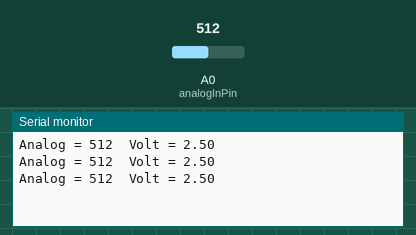
A sketch run on a simulated Arduino Uno, built with avr-gcc and run on an emulated ATmega328P. Shown: the last lines printed to the serial monitor. Inputs (shaded band) come from the test bench; at power-on: A0 (analogInPin) = 512.

Above: at 1.3 s.
1.4 s: A0 (analogInPin) set to 716
At 1.9 s:
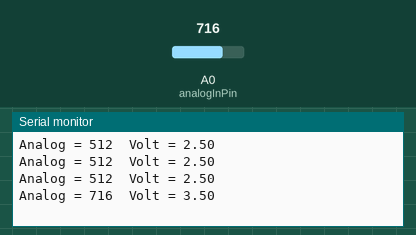
2.9 s: A0 (analogInPin) set to 900
At 3.4 s:
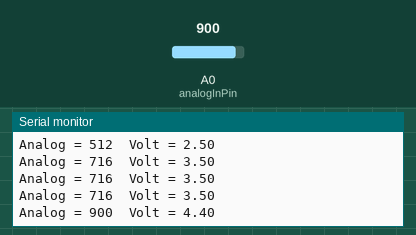
Timing chart, 0 to 5.9 s (numbered marks = the images above; inputs shaded):
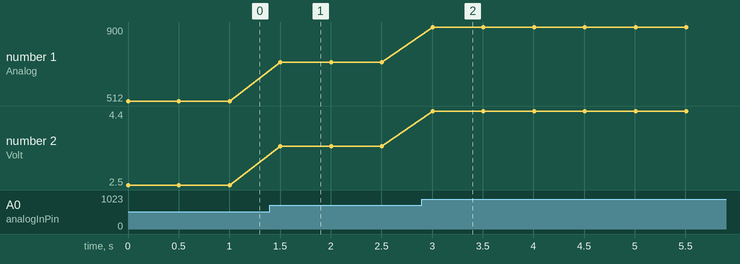

Measured:
- after the input at 1.4 s, the serial monitor: prints a new line after 0.10 s (image 1)
- after the input at 2.9 s, the serial monitor: prints a new line after 0.11 s (image 2)
- plotted number 1: 512 → 716 after the input at 1.4 s, 716 → 900 after the input at 2.9 s
- plotted number 2: 2.5 → 3.5 after the input at 1.4 s, 3.5 → 4.4 after the input at 2.9 s

The sketch:

se_ssm.ino
```cpp
const int analogInPin = A0;
char buffer[50];
int soundSensor = 0;
float voltSensor = 0.0;

void setup(){
    Serial.begin(115200);

}
void loop(){
    soundSensor = analogRead(analogInPin);
    voltSensor = (soundSensor * 5.0) / 1023.0;
    Serial.print("Analog = ");
    Serial.print(soundSensor);
    Serial.print("  Volt = ");
    Serial.println(voltSensor);
    delay(500);
}
```
